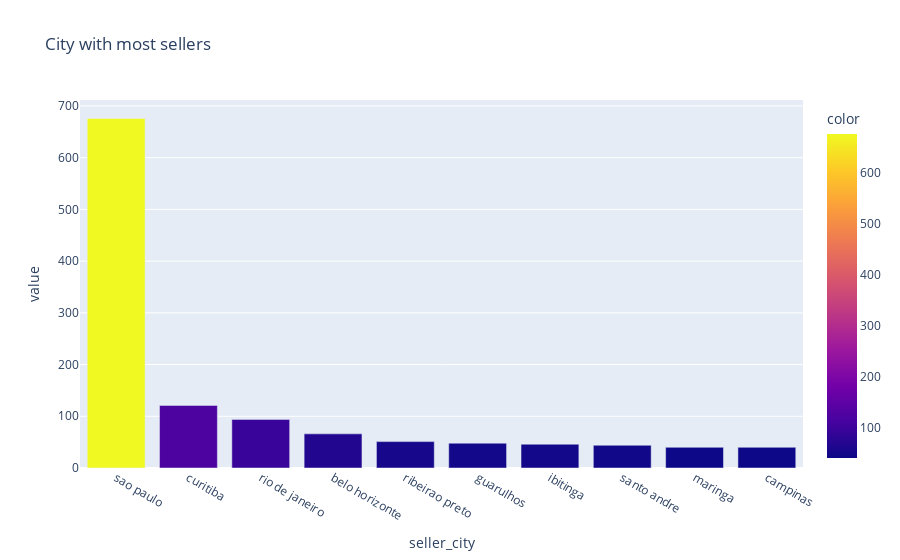

Here is the notebook cell this chart was saved with:
### Markdown cell above
Here, we can get the insight that the maximum orders have been placed from "sao paulo" followed by "rio de janeiro".

### Code cell
x1=df.groupby('seller_city')['seller_id'].nunique().sort_values(ascending=False).nlargest(10)
fig = px.bar(x1, color=x1,title="City with most sellers")
fig.show()

### Figure 1 — Plotly figure (JSON) as saved in the notebook; plotly's stock layout.template omitted (floating-point values rounded to 4 significant figures)
{"data": [{"alignmentgroup": "True", "hovertemplate": "seller_city=%{x}<br>value=%{y}<br>color=%{marker.color}<extra></extra>", "legendgroup": "", "marker": {"color": [676, 121, 94, 66, 51, 48, 46, 44, 40, 40], "coloraxis": "coloraxis", "pattern": {"shape": ""}}, "name": "", "offsetgroup": "", "orientation": "v", "showlegend": false, "textposition": "auto", "type": "bar", "x": ["sao paulo", "curitiba", "rio de janeiro", "belo horizonte", "ribeirao preto", "guarulhos", "ibitinga", "santo andre", "maringa", "campinas"], "xaxis": "x", "y": [676, 121, 94, 66, 51, 48, 46, 44, 40, 40], "yaxis": "y"}], "layout": {"barmode": "relative", "coloraxis": {"colorbar": {"title": {"text": "color"}}, "colorscale": [[0, "#0d0887"], [0.1111, "#46039f"], [0.2222, "#7201a8"], [0.3333, "#9c179e"], [0.4444, "#bd3786"], [0.5556, "#d8576b"], [0.6667, "#ed7953"], [0.7778, "#fb9f3a"], [0.8889, "#fdca26"], [1, "#f0f921"]]}, "legend": {"tracegroupgap": 0}, "title": {"text": "City with most sellers"}, "xaxis": {"anchor": "y", "domain": [0, 1], "title": {"text": "seller_city"}}, "yaxis": {"anchor": "x", "domain": [0, 1], "title": {"text": "value"}}}}
